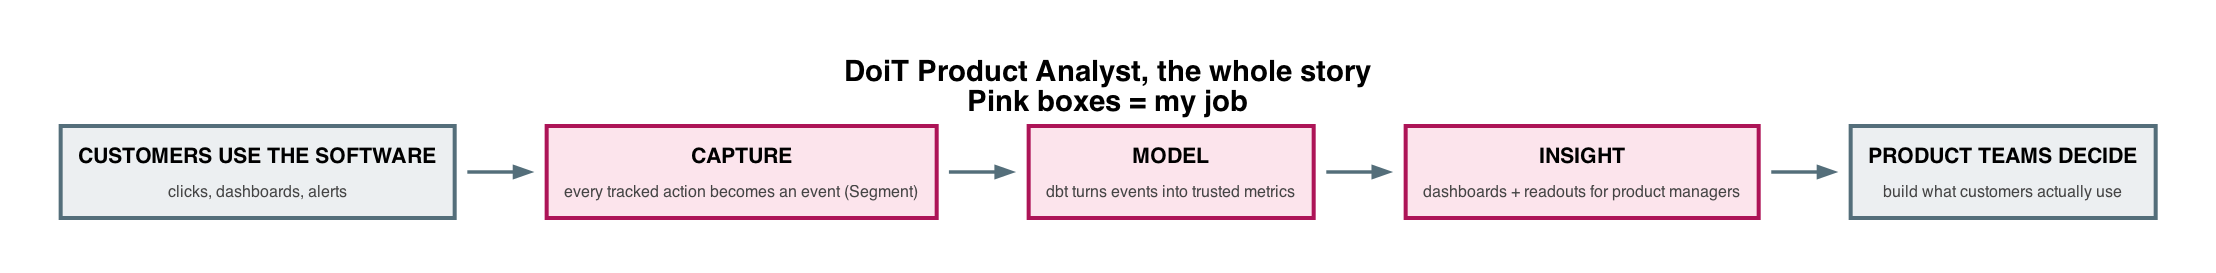

The Python source for this figure:
import graphviz
import os

# ---------------------------------------------------------------------
# The whole story in five boxes: customers use DoiT's software, usage
# is captured, modeled into metrics, turned into insight, and product
# teams decide with it. Pink border = the Product Analyst's job.
# Maximum simplification of the other prep diagrams.
# ---------------------------------------------------------------------

TITLE = (
    "DoiT Product Analyst, the whole story\n"
    "Pink boxes = my job"
)

STEPS = [
    ("use", "CUSTOMERS USE THE SOFTWARE", "clicks, dashboards, alerts", False),
    ("capture", "CAPTURE", "every tracked action becomes an event (Segment)", True),
    ("model", "MODEL", "dbt turns events into trusted metrics", True),
    ("insight", "INSIGHT", "dashboards + readouts for product managers", True),
    ("decide", "PRODUCT TEAMS DECIDE", "build what customers actually use", False),
]

g = graphviz.Digraph("doit_simple", format="png")
g.attr(
    rankdir="LR",
    bgcolor="white",
    pad="0.5",
    nodesep="0.6",
    ranksep="0.7",
    label=TITLE,
    labelloc="t",
    fontname="Helvetica-Bold",
    fontsize="22",
)
g.attr("node", shape="plaintext", fontname="Helvetica")
g.attr("edge", color="#546E7A", penwidth="2.6", arrowsize="1.1")

for key, title, gloss, mine in STEPS:
    fill = "#FCE4EC" if mine else "#ECEFF1"
    border = "#AD1457" if mine else "#546E7A"
    g.node(key, (
        f'<<TABLE BORDER="3" COLOR="{border}" CELLBORDER="0" CELLSPACING="0" '
        f'CELLPADDING="12" BGCOLOR="{fill}"><TR><TD WIDTH="200">'
        f'<FONT POINT-SIZE="16"><B>{title}</B></FONT><BR/><BR/>'
        f'<FONT POINT-SIZE="12" COLOR="#444444">{gloss}</FONT></TD></TR></TABLE>>'
    ))

for (a, *_), (b, *_) in zip(STEPS, STEPS[1:]):
    g.edge(a, b)

out = os.path.join(os.path.dirname(os.path.abspath(__file__)), "doit_simple_diagram")
g.render(out, cleanup=True)
print(f"wrote {out}.png")
